Frame 1 (no input): blank canvas, image omitted
Frame 60 (no input): blank canvas, image omitted
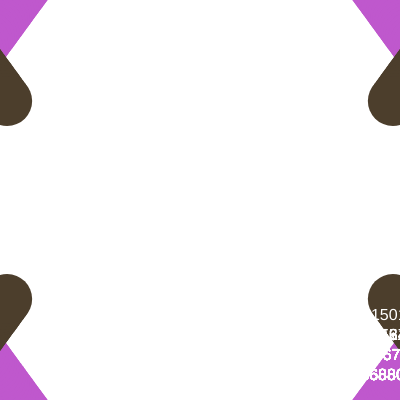
Frame 120 (the mouse pressed at the canvas centre since frame 60)

The p5.js sketch whose frames 1 and 60 were blank and that drew this single picture after the mouse press (run headless with seeded random() and noise() and a simulated clock; from frame 60 on, the mouse is pressed at the canvas centre):

// p5.js sketch
// ── sketch.js
//https://github.com/stavrosdidakis/DAT-GAD-405_2017
//https://p5js.org

//DAT405 / GAD405
//05_Motion Random Speed

//Setup of variables
let x;
let y;
let speedX;
let speedY;
let r, g, b = 255; //Initialize r,g,b each to 255

function setup(){
  createCanvas(400, 400);
  x = width/2;
  y = height/2;
  //Randomize speedX and speedY
  //Positive means the ellipse moves forward,
  //and negative it moves backwards
  speedX = random(-5., 5.);
  speedY = random(-5., 5.);

  textSize(16);
  noStroke();
}

function draw(){
  //background(160);

  //For a new frame accumulate a new value to x and y
  //based on the random speedX and speedY
  x = x + speedX;
  y = y + speedY;

  //If ellipse goes off screen (right side of canvas),
  //then reset position to 0 (aappears from the left)
  if (x>425){ //width plus 25 (half size of ellipse)
    r = random (255);
    g = random (255);
    b = random (255);
    x = -25; //appear to 0-25 (half size of ellipse)
  }
  //If ellipse goes off screen (left side of canvas),
  //then reset position to 400 (appears from the right)
  if (x<-25){
    r = random (255);
    g = random (255);
    b = random (255);
    x = 425;
  }
  //Same applies here, but for the y coordinates
  if (y>425){
    r = random (255);
    g = random (255);
    b = random (255);
    y = -25;
  }
  if (y<-25){
    r = random (255);
    g = random (255);
    b = random (255);
    y = 425;
  }

  let x2 = map(x, 0, width, width, 0);
  let y2 = map(y, 0, height, height, 0);

  console.log(y);

  fill(r, g, b);
  ellipse(x, y, 50, 50);
  ellipse(x2, y, 50, 50);
  ellipse(x, y2, 50, 50);
  ellipse(x2, y2, 50, 50);


  //Display the text on the screen with the variables of position and speed
  fill(255);
  text("X Position: " + x, width-150, height-80)
  text("Y Position: " + y, width-150, height-60)
  text("SpeedX: " + speedX, width-150, height-40)
  text("SpeedY: " + speedY, width-150, height-20)
}
